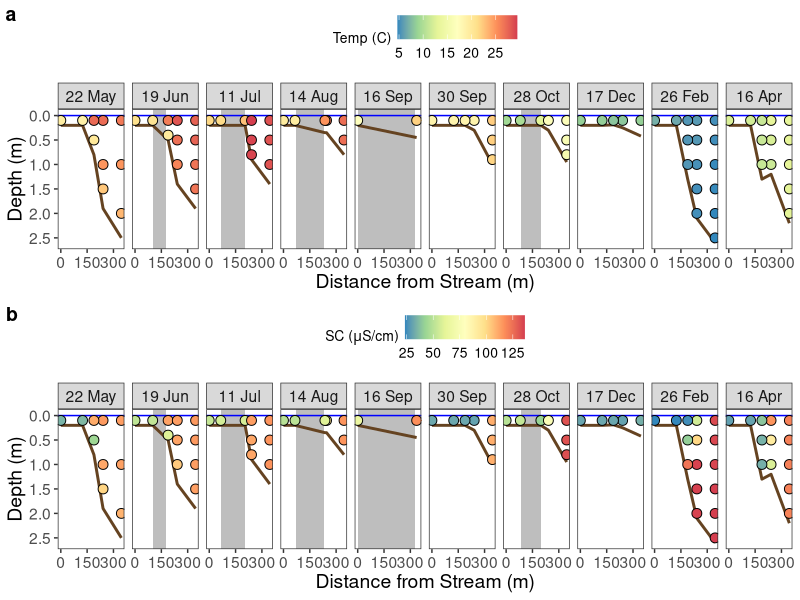
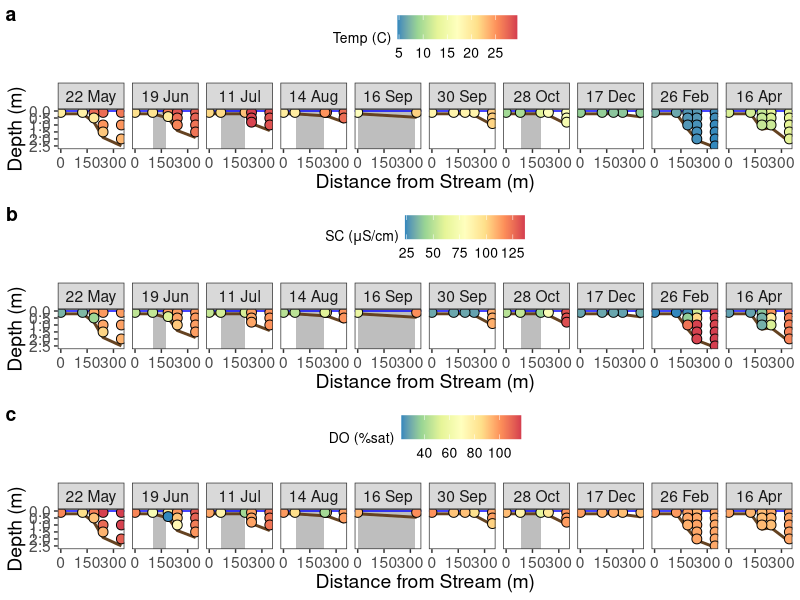
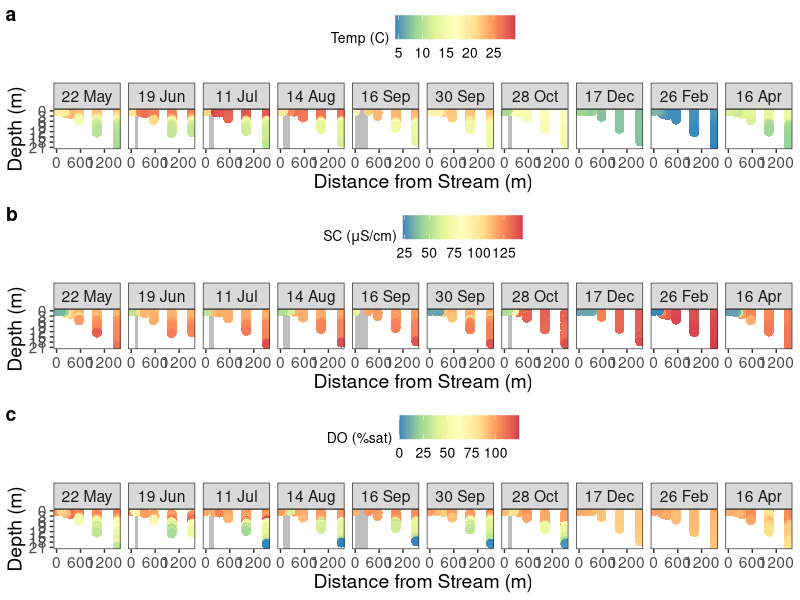
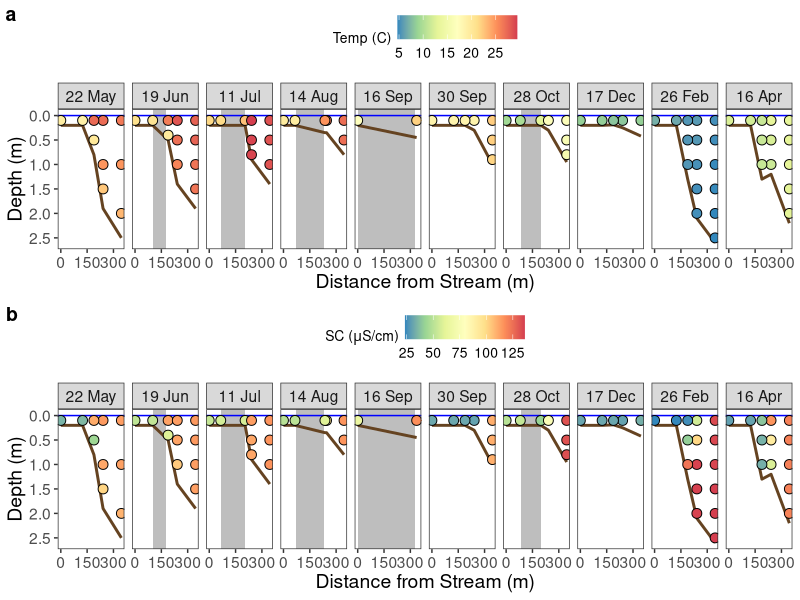

Reproduce these figures in R, in order.
## ---- chunk 1
#packages 
library(tidyverse)

#read in data
sensors <- read_csv("../Data/sensors_joined.csv") 
 

###filter depths from 0.1 meter resolution for easier plotting viz to 1 meter intervals
high_res_sites <- c(50, 88, 90)   # example — replace with your actual 3 sites

sensors_filt <- sensors %>%
  group_by(Site, Date) %>%
  mutate(max_depth = max(Depth_m, na.rm = TRUE)) %>%
  filter(
    # keep all depths for non–high-res sites
    !Site %in% high_res_sites |
    
    # for high-res sites, keep:
    Depth_m == 0.1 |                # the 0.1 m depth
   # Depth_m %% 1 == 0 |             # whole meters (1,2,3,...)
    Depth_m %% 0.5 == 0 |          # half meter intervals 
    Depth_m == max_depth            # the actual deepest measurement
  ) %>%
  ungroup()


## ---- chunk 2
### Date levels for plotting
levels_db <- c("22 May", "19 Jun", "11 Jul", "14 Aug", "16 Sep", 
               "30 Sep", "28 Oct", "17 Dec", "26 Feb", "16 Apr")


## set axis break levels for different subsets
#S1 to C1
x_breaks_list_S1_C1 <- c(0, 150, 300)
y_breaks_list_S1_C1 <- c(0, 0.5, 1, 1.5, 2, 2.5)

#s1 to P2
x_breaks_list_S1_P2 <- c(0, 600, 1200)
y_breaks_list_S1_P2 <- c(0, 3, 6, 9, 12, 15, 18, 21)



## ---- chunk 3

plot_sensors <- function(df,
                     fill_var = NULL,
                     fill_var_label = NULL,
                     Sites = NULL,
                     X_breaks = NULL,
                     Y_breaks = NULL,
                     point_outline = "black",    # any color or "transparent"
                     show_depth_line = TRUE,      # brown max depth line
                     show_water_line = TRUE       # blue y = 0 line
                     ) {     
  
  p <- df %>%
    filter(Site_code %in% Sites) %>%
    mutate(
      Dry_start = ifelse(Depth_m == 0.1 & Site_code == "S1", Dry_start, NA),
      Dry_end   = ifelse(Depth_m == 0.1 & Site_code == "S1", Dry_end, NA),
      Date1     = format(Date, "%d %b")
    ) %>%
    ggplot(aes(x = Distance, y = Depth_m, fill = {{ fill_var }} )) +
      geom_rect(aes(xmin = Dry_start, xmax = Dry_end,
                    ymin = -Inf, ymax = Inf),
                alpha = 1, fill = "gray", color = NA)

  if (show_water_line) p <- p + geom_hline(yintercept = 0, color = "blue")
  if (show_depth_line) p <- p + geom_line(aes(y = Max_Depth_Site_m + 0.1),
                                           size = 1, color = "#654321")

  p <- p +
      geom_point(size = 3, shape = 21, color = point_outline) +
      facet_wrap(~factor(Date1, levels = levels_db), nrow = 1) +
      theme_bw() +
      theme(
        legend.position = "top",
        text = element_text(size = 14),
        legend.text = element_text(size = 10),
        legend.title = element_text(size = 10),
        panel.grid.major = element_blank(),
        panel.grid.minor = element_blank()
      ) +
      labs(
        x = "Distance from Stream (m)",
        y = "Depth (m)",
        fill = fill_var_label
      ) +
      scale_y_reverse(breaks = Y_breaks) +
      scale_x_continuous(breaks = X_breaks) +
      scale_fill_distiller(palette = "Spectral", direction = -1)

  p
  
} #end of function


## ---- chunk 4

## TEMP
s1_c1_temp <- plot_sensors(
  df = sensors_filt,
  fill_var = Temp_C,
  fill_var_label = "Temp (C)",
  Sites = c("S1", "S2", "B1", "B2", "C1"),
  X_breaks = x_breaks_list_S1_C1,
  Y_breaks = y_breaks_list_S1_C1)

## DO
s1_c1_do <- plot_sensors( df = sensors_filt,
  fill_var = DOsat_percent,  fill_var_label = "DO (%sat)",
  Sites = c("S1", "S2", "B1", "B2", "C1"),  X_breaks = x_breaks_list_S1_C1,  Y_breaks = y_breaks_list_S1_C1)

## SC
s1_c1_sc <- plot_sensors( df = sensors_filt,
  fill_var = SpCond_uScm,  fill_var_label = expression(paste("SC (",mu,"S/cm)")),
  Sites = c("S1", "S2", "B1", "B2", "C1"),  X_breaks = x_breaks_list_S1_C1,  Y_breaks = y_breaks_list_S1_C1)



##### Temp and SC for main MS
sensors_MS_S1_C1 <- cowplot::plot_grid(s1_c1_temp, s1_c1_sc, labels = c("a", "b"), ncol = 1)
sensors_MS_S1_C1

ggsave("../Figures/sensors_S1_C1_MS.png", sensors_MS_S1_C1, width = 10, height = 6, units = "in")



#### stack for SI
sensors_S1_C1 <- cowplot::plot_grid(s1_c1_temp, s1_c1_sc, s1_c1_do, labels = c("a", "b", "c"), ncol = 1)
sensors_S1_C1
#ggsave("../Figures/sensors_S1_C1_SIfig.png", sensors_S1_C1, width = 11, height = 8, units = "in")

## ---- chunk 5

## TEMP
s1_p2_temp <- plot_sensors(
  df = sensors_filt,
  fill_var = Temp_C,
  fill_var_label = "Temp (C)",
  Sites = c("S1", "S2", "B1", "B2", "C1", "C2", "P1", "P2"),
  X_breaks = x_breaks_list_S1_P2,
  Y_breaks = y_breaks_list_S1_P2,
  point_outline = "transparent", show_depth_line = F, show_water_line = F)

##DO
s1_p2_do <- plot_sensors(df = sensors_filt,
  fill_var = DOsat_percent,  fill_var_label = "DO (%sat)",
  Sites = c("S1", "S2", "B1", "B2", "C1", "C2", "P1", "P2"), 
  X_breaks = x_breaks_list_S1_P2,  Y_breaks = y_breaks_list_S1_P2,  
  point_outline = "transparent", show_depth_line = F, show_water_line = F)

##SC
s1_p2_sc <- plot_sensors(df = sensors_filt,
  fill_var = SpCond_uScm,  fill_var_label = expression(paste("SC (",mu,"S/cm)")),
  Sites = c("S1", "S2", "B1", "B2", "C1", "C2", "P1", "P2"), 
  X_breaks = x_breaks_list_S1_P2,  Y_breaks = y_breaks_list_S1_P2,  
  point_outline = "transparent", show_depth_line = F, show_water_line = F)

## stack for SI
sensors_S1_P2 <- cowplot::plot_grid(s1_p2_temp, s1_p2_sc, s1_p2_do, labels = c("a", "b", "c"), ncol = 1)

sensors_S1_P2

#ggsave("../Figures/sensors_S1_P2_SIfig.png", sensors_S1_P2, width = 11, height = 8, units = "in")

## ---- chunk 6
sensors_filt |> group_by(Site) |> 
  summarise(DO_min = min(DOsat_percent),
            SC_mean = mean(SpCond_uScm),
            SC_min = min(SpCond_uScm),
            SC_max = max(SpCond_uScm))
